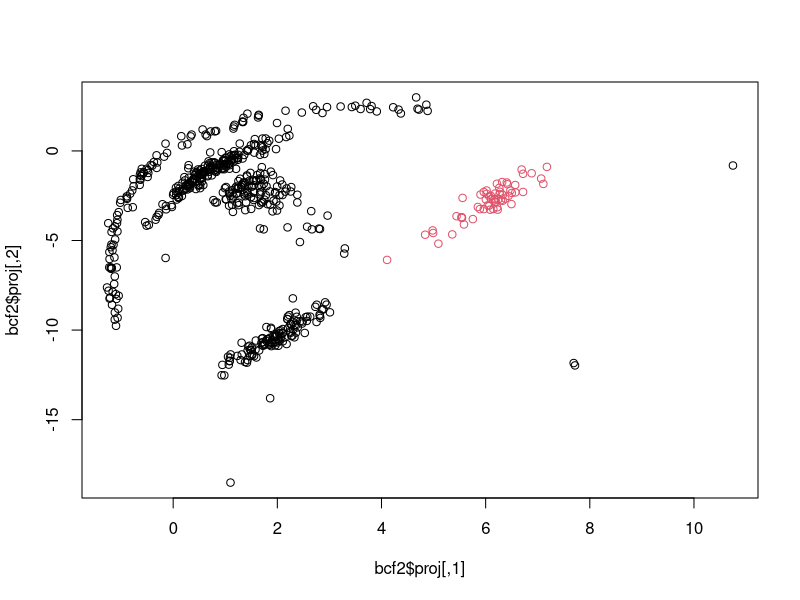
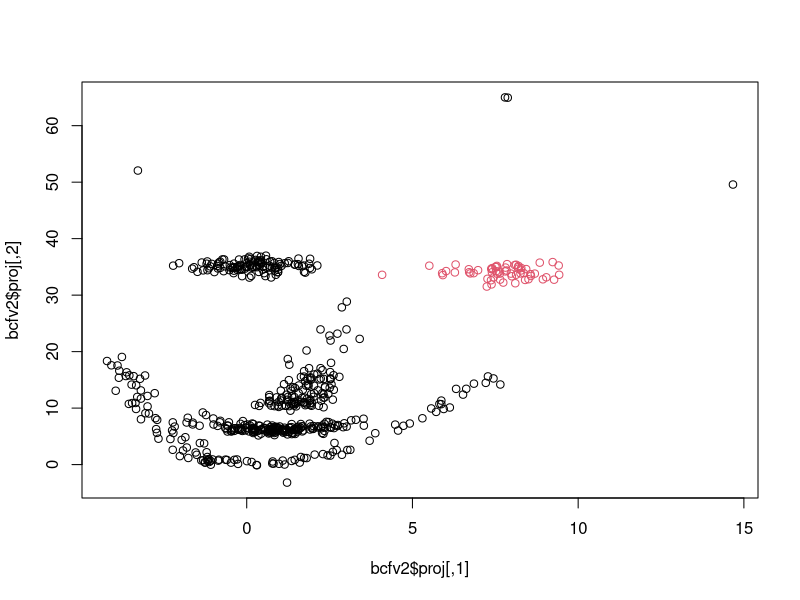
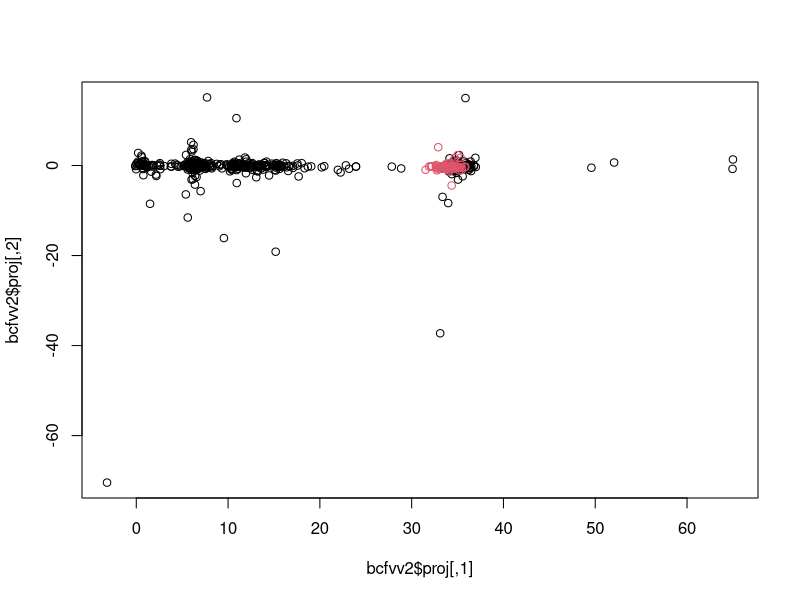

Reproduce these figures in R, in order.
library(fpc)


### Name: batcoord
### Title: Bhattacharyya discriminant projection
### Aliases: batcoord batvarcoord
### Keywords: multivariate classif

### ** Examples

set.seed(4634)
face <- rFace(600,dMoNo=2,dNoEy=0)
grface <- as.integer(attr(face,"grouping"))
bcf2 <- batcoord(face,grface==2)
plot(bcf2$proj,col=1+(grface==2))
bcfv2 <- batcoord(face,grface==2,dom="variance")
plot(bcfv2$proj,col=1+(grface==2))
bcfvv2 <- batvarcoord(face,grface==2)
plot(bcfvv2$proj,col=1+(grface==2))
